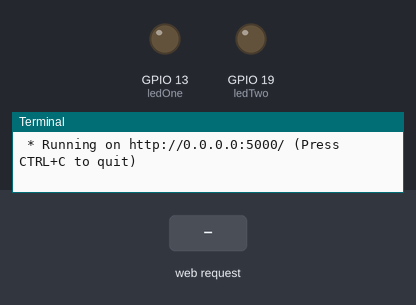
Recording of a program running on a simulated Raspberry Pi (BCM pin numbers). Parts: output pins drawn as LEDs (lit = HIGH), the last lines printed to the terminal. The inputs (shaded band) are chosen by the test bench. The clock reads 2024-03-15 10:24:30 at power-on unless the program sets it.

Above: at 1.2 s.
1.3 s: HTTP request for /ledOne/On received
At 2.5 s:
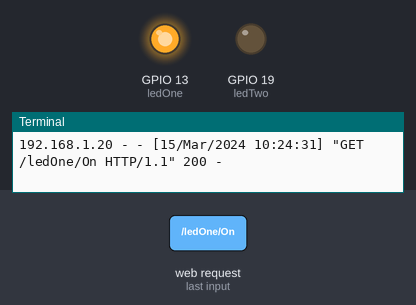
2.8 s: HTTP request for /ledTwo/On received
At 3.6 s:
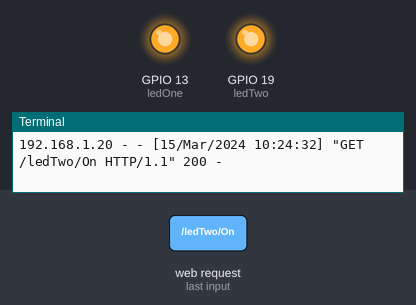
4.3 s: HTTP request for /ledOne/off received
At 4.7 s:
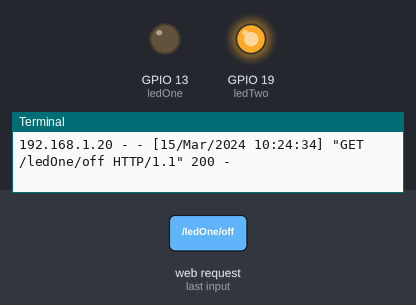
Timing chart, 0 to 7.3 s (numbered marks = the images above; inputs shaded):
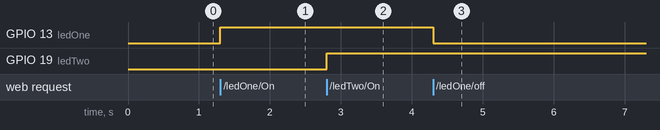

The program:

app.py
```python
import RPi.GPIO as GPIO
from flask import Flask, render_template, request

app = Flask(__name__)

GPIO.setmode(GPIO.BCM)
GPIO.setwarnings(False)

ledOne = 13
ledTwo =19

ledOne_status = 0
ledTwo_status = 0

GPIO.setup(ledOne, GPIO.OUT)
GPIO.setup(ledTwo, GPIO.OUT)

GPIO.output(ledOne, GPIO.LOW)
GPIO.setup(ledTwo, GPIO.OUT)

@app.route('/')
def index():
    ledOne_status = GPIO.input(ledOne)
    ledTwo_status = GPIO.input(ledTwo)

    statusData = { 'ledOne' : ledOne_status,'ledTwo' : ledTwo_status}

    return render_template('index.html', **statusData)

@app.route('/<deviceName>/<action>')
def controlDevices(deviceName, action):
    if deviceName == "ledOne":
        device = ledOne
    if deviceName == "ledTwo":
        device = ledTwo


    if action == "On":
        GPIO.output(device, GPIO.HIGH)
    if action == "off":
        GPIO.output(device, GPIO.LOW)

    ledOne_status = GPIO.input(ledOne)
    ledTwo_status = GPIO.input(ledTwo)

    statusData = { 'ledOne' : ledOne_status,'ledTwo' : ledTwo_status}

    return render_template('index.html', **statusData)

if __name__ == "__main__":
    app.run(host = '0.0.0.0', debug=True)
```

Measured:
- after the input at 1.3 s, GPIO 13 (ledOne): LOW → HIGH at once
- after the input at 2.8 s, GPIO 19 (ledTwo): LOW → HIGH at once
- after the input at 4.3 s, GPIO 13 (ledOne): HIGH → LOW at once
